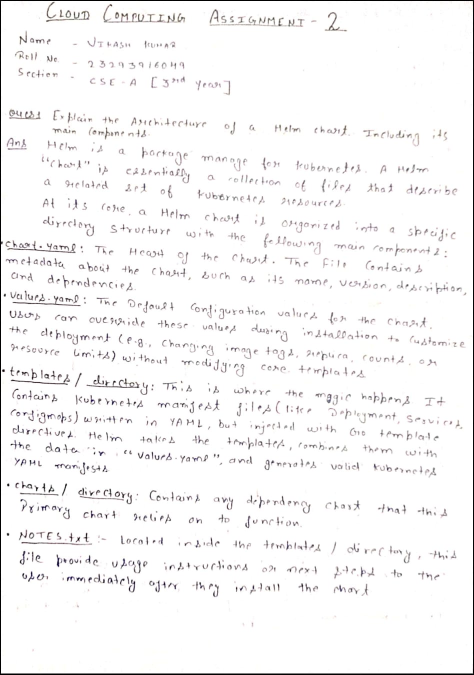
#> input picture ml/assignment-1.jpeg, 948 x 1349 px (shown at 1/2 size)
$ python -i preprocessing.py   (imports and definitions only)
#> lines starting #> are read from the running program, lines starting #| are printed output that depends on the picture; after the words box and inside, x2 and y2 are one past the last pixel; in counts of white or black regions, pixels touching at a corner belong together
from __future__ import annotations

from dataclasses import dataclass

from PIL import Image, ImageChops, ImageEnhance, ImageFilter, ImageOps


@dataclass
class PreprocessOutput:
    clean_image: Image.Image
    notes: list[str]


def _simple_skew_estimate(gray: Image.Image) -> float:
    # Lightweight skew proxy: if text mass is strongly diagonal, nudge correction.
    w, h = gray.size
    left_strip = gray.crop((0, 0, max(1, w // 5), h))
    right_strip = gray.crop((w - max(1, w // 5), 0, w, h))
    left_dark = sum(1 for px in left_strip.getdata() if px < 128)
    right_dark = sum(1 for px in right_strip.getdata() if px < 128)
    delta = right_dark - left_dark
    if abs(delta) < 100:
        return 0.0
    return -1.0 if delta > 0 else 1.0


def _deskew(gray: Image.Image, angle: float) -> Image.Image:
    if abs(angle) < 0.3:
        return gray
    return gray.rotate(angle, expand=False, fillcolor=255)


def preprocess_image(image_rgb: Image.Image) -> PreprocessOutput:
    notes: list[str] = []
    gray = ImageOps.grayscale(image_rgb)
    notes.append("Converted to grayscale.")

    denoised = gray.filter(ImageFilter.GaussianBlur(radius=1.0)).filter(ImageFilter.MedianFilter(size=3))
    notes.append("Applied Gaussian + Median denoising.")

    angle = _simple_skew_estimate(denoised)
    deskewed = _deskew(denoised, angle)
    if abs(angle) >= 0.3:
        notes.append(f"Skew corrected by {angle:.2f} degrees.")
    else:
        notes.append("No significant skew found.")

    # Otsu-like threshold approximation using mean intensity and local enhancement.
    mean_val = int(sum(deskewed.getdata()) / max(1, len(deskewed.getdata())))
    otsu_like = deskewed.point(lambda p: 255 if p > mean_val else 0)
    adaptive_like = ImageOps.autocontrast(deskewed).point(lambda p: 255 if p > 140 else 0)
    binary = ImageChops.logical_and(otsu_like.convert("1"), adaptive_like.convert("1")).convert("L")
    notes.append("Applied Otsu + adaptive binarization.")

    enhanced = ImageEnhance.Contrast(binary).enhance(1.8)
    notes.append("Enhanced contrast.")

    return PreprocessOutput(clean_image=enhanced, notes=notes)

>>> from PIL import Image
>>> picture = Image.open('assignment-1.jpeg')
#> picture is the input picture: PIL image 948x1349 RGB; mean R, G, B 247, 246.4, 246.6
>>> result = preprocess_image(picture)
#> in _simple_skew_estimate, `left_strip = gray.crop((0, 0, max(1, w // 5), h))`:
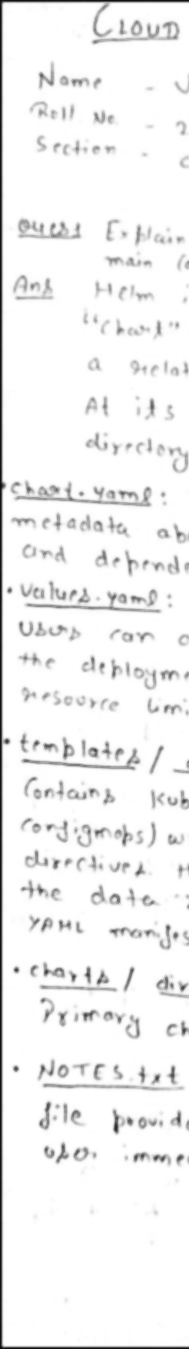
#> left_strip: PIL image 189x1349 L; min 8, max 255, mean 242.2
#> in _simple_skew_estimate, `right_strip = gray.crop((w - max(1, w // 5), 0, w, h))`:
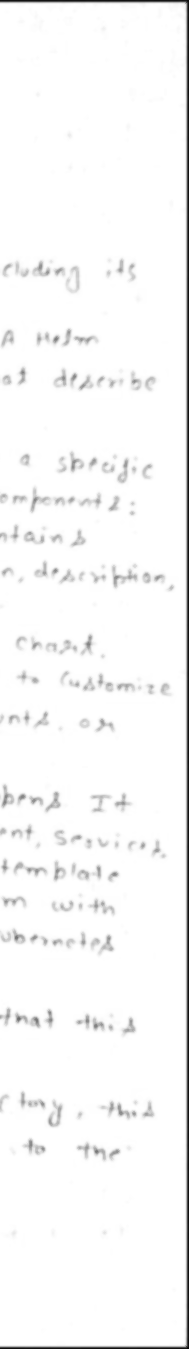
#> right_strip: PIL image 189x1349 L; min 11, max 255, mean 248.3
#> in _simple_skew_estimate, `left_dark = sum(1 for px in left_strip.getdata() if px < 128)`: left_dark = 4762
#> in _simple_skew_estimate, `right_dark = sum(1 for px in right_strip.getdata() if px < 128)`: right_dark = 3476
#> in _simple_skew_estimate, `delta = right_dark - left_dark`: delta = -1286
#> in preprocess_image, `angle = _simple_skew_estimate(denoised)`: angle = 1
#> in _deskew, `return gray.rotate(angle, expand=False, fillcolor=255)`:
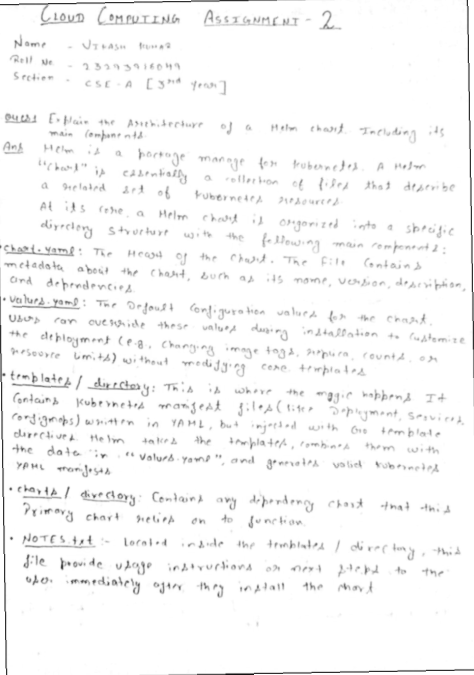
#> returned value: PIL image 948x1349 L (shown at 1/2 size); min 16, max 255, mean 247.6
#> in preprocess_image, `mean_val = int(sum(deskewed.getdata()) / max(1, len(deskewed.getdata()..`: mean_val = 247
#> in preprocess_image, `otsu_like = deskewed.point(lambda p: 255 if p > mean_val else 0)`:
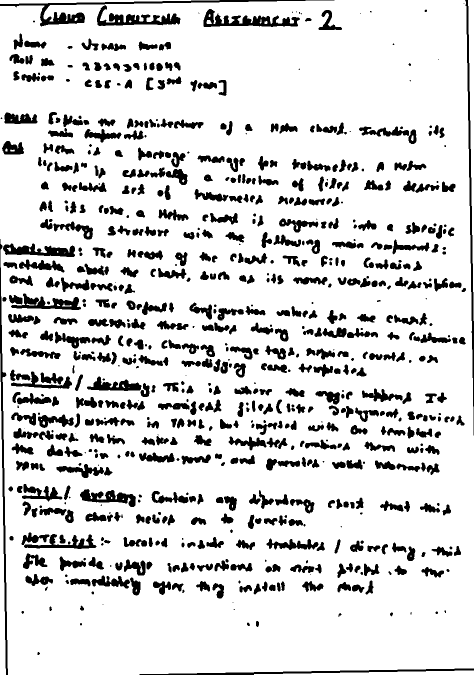
#> otsu_like: PIL image 948x1349 L (shown at 1/2 size); 85.2% white; 757 black regions (89 under 20 px), largest, box (x1, y1, x2, y2) and area: (0, 0, 669, 53) 3996, (0, 478, 16, 1349) 3235, (930, 0, 948, 871) 3150
#> in preprocess_image, `adaptive_like = ImageOps.autocontrast(deskewed).point(lambda p: 255 if..`:
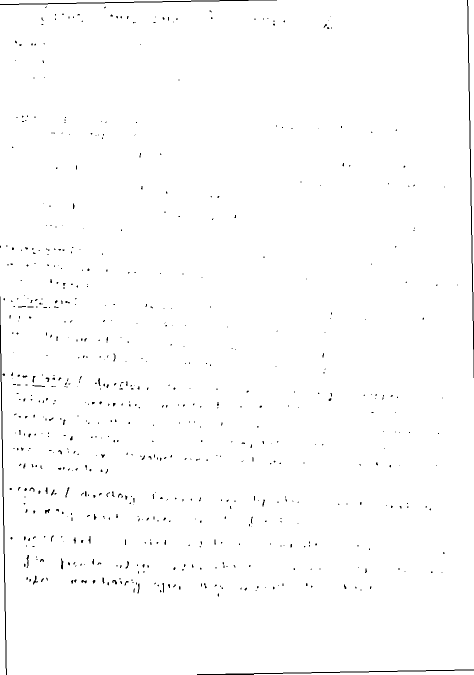
#> adaptive_like: PIL image 948x1349 L (shown at 1/2 size); 99.1% white; black in thin lines or dots
